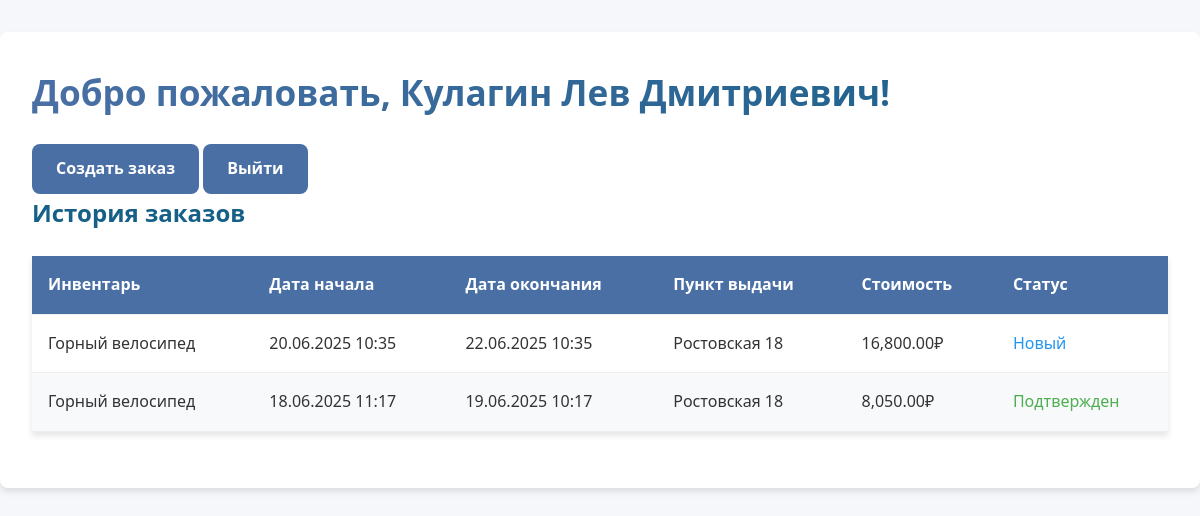
Screenshot of /dashboard.php (signed in) with the database file from the repository.
### tables this page shows
CREATE TABLE `orders` (
  `order_id` int NOT NULL,
  `user_id` int NOT NULL,
  `equipment_id` int NOT NULL,
  `point_id` int NOT NULL,
  `start_time` datetime NOT NULL,
  `end_time` datetime NOT NULL,
  `total_price` decimal(10,2) NOT NULL,
  `payment_method` enum('cash','card') NOT NULL,
  `status` enum('new','confirmed','completed','cancelled') DEFAULT 'new',
  `created_at` timestamp NULL DEFAULT CURRENT_TIMESTAMP
);

CREATE TABLE `equipment` (
  `equipment_id` int NOT NULL,
  `name` varchar(100) NOT NULL,
  `type` varchar(50) NOT NULL,
  `price_per_hour` decimal(10,2) NOT NULL,
  `available_quantity` int NOT NULL,
  `description` text
);

CREATE TABLE `pickup_points` (
  `point_id` int NOT NULL,
  `address` varchar(200) NOT NULL,
  `working_hours` varchar(100) NOT NULL
);

### functions.php (called while the page is built, shortened)
<?php
function get_user_orders($user_id, $pdo) {
    $stmt = $pdo->prepare("
        SELECT o.*, e.name as equipment_name, p.address
        FROM orders o
        JOIN equipment e ON o.equipment_id = e.equipment_id
        JOIN pickup_points p ON o.point_id = p.point_id
        WHERE user_id = ?
        ORDER BY created_at DESC
    ");
    $stmt->execute([$user_id]);
    return $stmt->fetchAll(PDO::FETCH_ASSOC);
}
?>

### dashboard.php (the view, shortened to what this page needs)
<?php
include 'config.php';
include 'functions.php';
$orders = get_user_orders($_SESSION['user_id'], $pdo);
?>
<!DOCTYPE html>
<html lang="ru">
<head>
</head>
<body>
    <div class="container">
        <header>
            <h1 class="welcome">Добро пожаловать, <?= htmlspecialchars($_SESSION['full_name']) ?>!</h1>
            <div class="user-actions">
                <a href="create_order.php" class="btn">Создать заказ</a>
                <a href="logout.php" class="btn logout-btn">Выйти</a>
            </div>
        </header>
        <h2>История заказов</h2>
        <?php if (count($orders) > 0): ?>
            <table class="orders-table">
                <thead>
                    <tr>
                        <th>Инвентарь</th>
                        <th>Дата начала</th>
                        <th>Дата окончания</th>
                        <th>Пункт выдачи</th>
                        <th>Стоимость</th>
                        <th>Статус</th>
                    </tr>
                </thead>
                <tbody>
                    <?php foreach ($orders as $order): ?>
                        <tr>
                            <td><?= htmlspecialchars($order['equipment_name']) ?></td>
                            <td><?= date('d.m.Y H:i', strtotime($order['start_time'])) ?></td>
                            <td><?= date('d.m.Y H:i', strtotime($order['end_time'])) ?></td>
                            <td><?= htmlspecialchars($order['address']) ?></td>
                            <td><?= number_format($order['total_price'], 2) ?>₽</td>
                            <td class="status-<?= $order['status'] ?>">
                                <?php
                                $statuses = [
                                    'new' => 'Новый',
                                    'confirmed' => 'Подтвержден',
                                    'completed' => 'Выполнен',
                                    'cancelled' => 'Отменен'
                                ];
                                echo $statuses[$order['status']];
                                ?>
                            </td>
                        </tr>
                    <?php endforeach; ?>
                </tbody>
            </table>
        <?php endif; ?>
    </div>
</body>
</html>

### dashboard.php (style rules this page uses)
:root { --primary-color: #4a6fa5; --secondary-color: #166088; --accent-color: #4fc3f7; --success-color: #4caf50; --warning-color: #ff9800; --danger-color: #f44336; --light-color: #f8f9fa; --dark-color: #343a40; --text-color: #333; --border-radius: 8px; --box-shadow: 0 4px 6px rgba(0, 0, 0, 0.1); --transition: all 0.3s ease; }
* { margin: 0; padding: 0; box-sizing: border-box; }
body { font-family: 'Segoe UI', Tahoma, Geneva, Verdana, sans-serif; background-color: #f5f7fa; color: var(--text-color); line-height: 1.6; }
.container { max-width: 1200px; margin: 2rem auto; padding: 2rem; background: white; border-radius: var(--border-radius); box-shadow: var(--box-shadow); }
h1, h2, h3 { color: var(--secondary-color); margin-bottom: 1.5rem; }
h1 { font-size: 2.2rem; font-weight: 600; background: linear-gradient(to right, var(--primary-color), var(--secondary-color)); -webkit-background-clip: text; -webkit-text-fill-color: transparent; }
button, .btn { display: inline-block; padding: 0.75rem 1.5rem; background-color: var(--primary-color); color: white; border: none; border-radius: var(--border-radius); font-size: 1rem; font-weight: 600; cursor: pointer; text-align: center; text-decoration: none; transition: var(--transition); }
table { width: 100%; border-collapse: collapse; margin: 1.5rem 0; box-shadow: var(--box-shadow); }
th, td { padding: 1rem; text-align: left; border-bottom: 1px solid #eee; }
th { background-color: var(--primary-color); color: white; font-weight: 600; }
tr:nth-child(even) { background-color: #f8f9fa; }
.status-new { color: #2196f3; }
.status-confirmed { color: #4caf50; }
.container { animation: fadeIn 0.5s ease-out; }

### rows the page displays
orders: equipment.name "Горный велосипед", start_time "20.06.2025 10:35", end_time "22.06.2025 10:35", point.address "Ростовская 18", total_price "16,800.00", status "Новый"
orders: equipment.name "Горный велосипед", start_time "18.06.2025 11:17", end_time "19.06.2025 10:17", point.address "Ростовская 18", total_price "8,050.00", status "Подтвержден"

### other values shown
$_SESSION['full_name'] "Кулагин Лев Дмитриевич"
